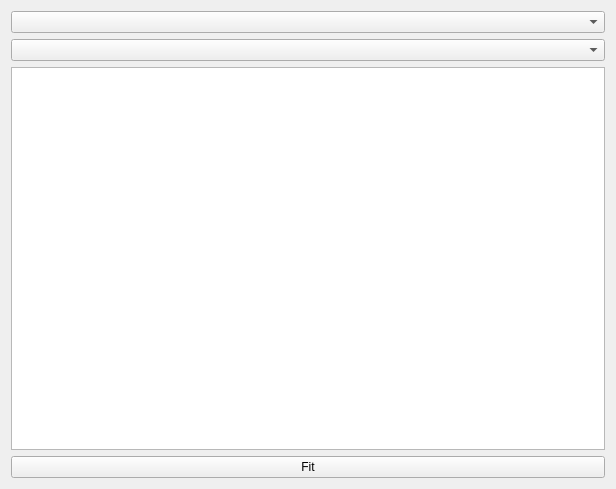
<?xml version="1.0" encoding="UTF-8"?>
<ui version="4.0">
 <class>Batchfitter</class>
 <widget class="QWidget" name="Batchfitter">
  <property name="geometry">
   <rect>
    <x>0</x>
    <y>0</y>
    <width>616</width>
    <height>489</height>
   </rect>
  </property>
  <property name="windowTitle">
   <string>Form</string>
  </property>
  <layout class="QVBoxLayout" name="verticalLayout">
   <item>
    <widget class="QComboBox" name="runSelect"/>
   </item>
   <item>
    <widget class="QComboBox" name="isoSelect"/>
   </item>
   <item>
    <widget class="QListWidget" name="fileList">
     <property name="selectionMode">
      <enum>QAbstractItemView::NoSelection</enum>
     </property>
    </widget>
   </item>
   <item>
    <widget class="QPushButton" name="bfit">
     <property name="text">
      <string>Fit</string>
     </property>
    </widget>
   </item>
  </layout>
 </widget>
 <resources/>
 <connections/>
</ui>
